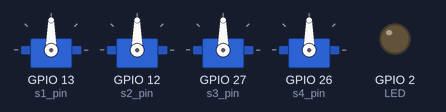
The sketch below on a simulated ESP32. Shown: 4 × servo, output pins drawn as LEDs (lit = HIGH). WiFi joins after 1.5 s; servers stay silent unless stated; what the sketch prints to the serial monitor is not drawn.

Above: at 2.8 s.
At 8.1 s:
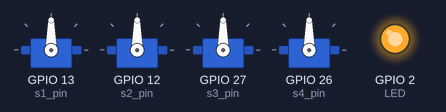
Timing chart, 0 to 8.6 s (numbered marks = the images above):
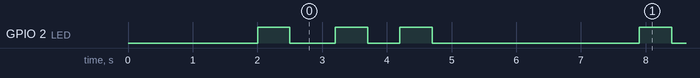

The sketch:

IOT_Arm.ino
```cpp
#include <WiFi.h>
#include <HTTPClient.h>
#include <ArduinoJson.h>
#include <ESP32Servo.h>
#define LED 2
const char* ssid = "NAME";
const char* password = "PASSWORD";

String server = "URL";

unsigned long last_time = 0;
// Timer set to 10 minutes (600000)
//unsigned long timerDelay = 600000;
// Set timer to 5 seconds (5000)
unsigned long timer_delay = 3000;
String json_res;

Servo s1;  int s1_pin = 13;
Servo s2;  int s2_pin = 12;
Servo s3;  int s3_pin = 27;
Servo s4;  int s4_pin = 26 ;

 int s1_current_pos = 0;
  int s2_current_pos = 0;
  int s3_current_pos = 0;
  int s4_current_pos = 0;

  int s1_target_pos = 0;
  int s2_target_pos = 0;
  int s3_target_pos = 0;
  int s4_target_pos = 0;

void setup() {
  Serial.begin(115200);

  pinMode(LED,OUTPUT);

  ESP32PWM::allocateTimer(0);
  ESP32PWM::allocateTimer(1);
  ESP32PWM::allocateTimer(2);
  ESP32PWM::allocateTimer(3);

  s1.setPeriodHertz(50);    // standard 50 hz servo
  s2.setPeriodHertz(50);
  s3.setPeriodHertz(50);
  s4.setPeriodHertz(50);

  s1.attach(s1_pin, 500, 2400); // attaches the servo on pin 13 to the servo object
  s2.attach(s2_pin, 500, 2400);
  s3.attach(s3_pin, 500, 2400);
  s4.attach(s4_pin, 500, 2400);


  WiFi.begin(ssid, password);
  Serial.println("Connecting");
  while(WiFi.status() != WL_CONNECTED) {
    delay(500);
    Serial.print(".");
  }
  delay(500);
  digitalWrite(LED,HIGH);
  delay(500);
  digitalWrite(LED,LOW);

  Serial.println("");
  Serial.print("Connected to WiFi network with IP Address: ");
  Serial.println(WiFi.localIP());

  Serial.println("Timer set to 5 seconds (timerDelay variable), it will take 5 seconds before publishing the first reading.");
}

void loop() {
  static bool newDataReceived = false;

if ((millis() - last_time) > timer_delay) {
  digitalWrite(LED,LOW);
    if(WiFi.status()== WL_CONNECTED){


      json_res = GET_Request(server.c_str());

      DynamicJsonDocument doc(624);
      DeserializationError error = deserializeJson(doc, json_res);

      // Check for parsing errors
      if (error) {
      Serial.print("Failed to parse JSON: ");
      Serial.println(error.c_str());
      return;
      }


      JsonObject servoAngles = doc[0]["ServoAngles"];

      // Check if 's1' key exists
      if (servoAngles.containsKey("s1")) {

      newDataReceived = true;

        s1_target_pos = servoAngles["s1"];
        s2_target_pos = servoAngles["s2"];
        s3_target_pos = servoAngles["s3"];
        s4_target_pos = servoAngles["s4"];
      } else {
      Serial.println("Key 's1' not found in JSON response.");
      }
    }
    else {
      Serial.println("WiFi Disconnected");
    }
    last_time = millis();
  }

   if (newDataReceived) {
    // Gradually move the servos towards the target positions
    for (int i = 0; i <= 100; i++) {
      s1_current_pos = map(i, 0, 100, s1_current_pos, s1_target_pos);
      s2_current_pos = map(i, 0, 100, s2_current_pos, s2_target_pos);
      s3_current_pos = map(i, 0, 100, s3_current_pos, s3_target_pos);
      s4_current_pos = map(i, 0, 100, s4_current_pos, s4_target_pos);
      if(s1_current_pos >= 0 && s1_current_pos <= 90)
      s1.write(s1_current_pos);
      if(s2_current_pos >= 40 && s2_current_pos <= 180)
      s2.write(s2_current_pos);
      if(s3_current_pos >= 20 && s3_current_pos <= 120)
      s3.write(s3_current_pos);
      if(s4_current_pos >= 0 && s4_current_pos <= 180)
      s4.write(s4_current_pos);

      delay(50); // Add a small delay for smooth movement
    }

    newDataReceived = false;
  }
}

String GET_Request(const char* server) {
  HTTPClient http;
  http.begin(server);
  int httpResponseCode = http.GET();

  String payload = "{}";

  if (httpResponseCode>0) {
    Serial.print("HTTP Response code: ");
    Serial.println(httpResponseCode);
    payload = http.getString();
    digitalWrite(LED,HIGH);
  }
  else {
    Serial.print("Error code: ");
    Serial.println(httpResponseCode);
    digitalWrite(LED,HIGH);
        delay(500);
    digitalWrite(LED,LOW);
        delay(500);
    digitalWrite(LED,HIGH);
        delay(500);
    digitalWrite(LED,LOW);

  }
  http.end();

  return payload;
}
```

Measured:
- by itself, GPIO 2 (LED): repeats every 4.7 s: HIGH 0.50 s, LOW 0.50 s, HIGH 0.50 s, LOW 3.2 s
- by itself, everything shown: repeats every 4.7 s, in 4 steps
